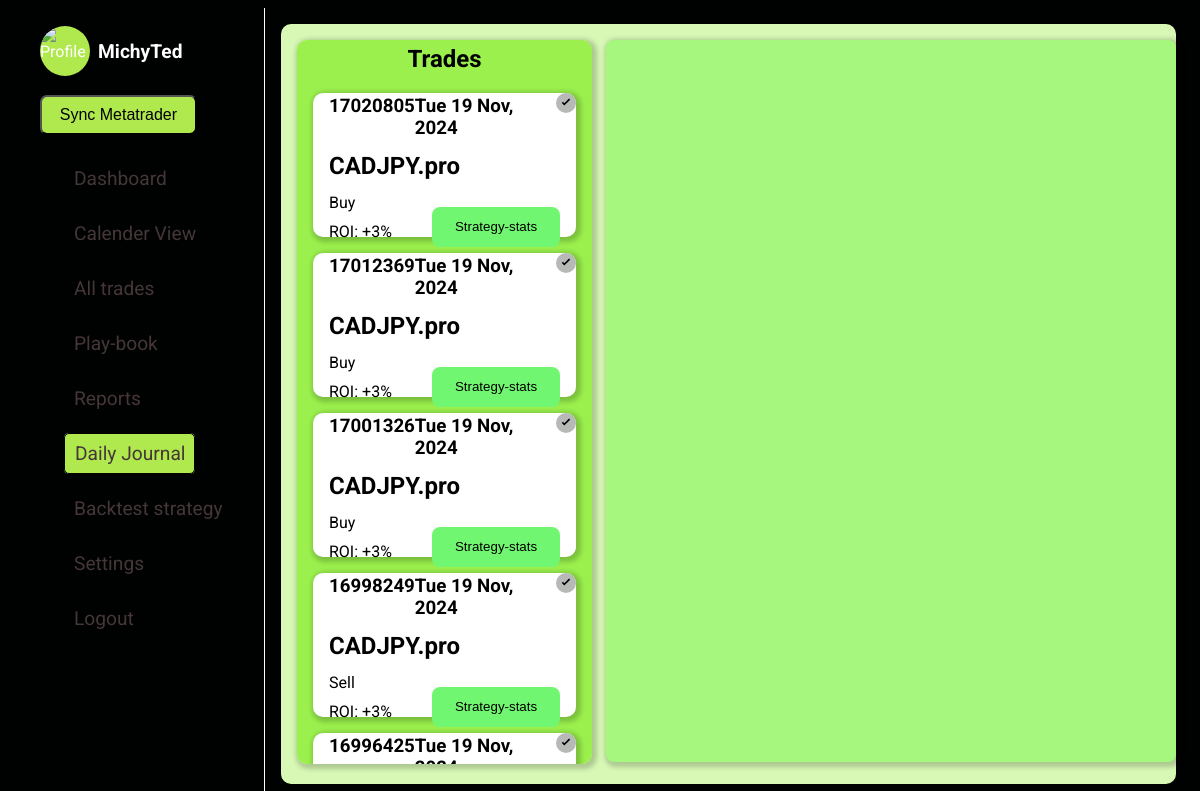
The page /daily-journal (signed in) on the database its author committed.
### forexJournal/models.py (models this page shows, shortened)
class TradesModel(models.Model):
    user = models.ForeignKey(settings.AUTH_USER_MODEL, on_delete=models.CASCADE, related_name="trades", default=1)
    ticket = models.IntegerField(null=False, unique=True)
    opening_time = models.DateTimeField()
    closing_time = models.DateTimeField()
    order_type = models.CharField(null=False, blank=False, max_length=10)
    lot_size = models.DecimalField(decimal_places=4, max_digits=7)
    original_position_size = models.DecimalField(decimal_places=4, max_digits=7)
    symbol = models.CharField(max_length=20)
    opening_price = models.DecimalField(decimal_places=6, max_digits=12)
    closing_price = models.DecimalField(decimal_places=6, max_digits=12)
    stop_loss = models.DecimalField(decimal_places=6, max_digits=12)
    take_profit = models.DecimalField(decimal_places=6, max_digits=12)
    commission_usd = models.DecimalField(decimal_places=4, max_digits=8)
    swap_usd = models.DecimalField(decimal_places=3, max_digits=8)
    profit_usd = models.DecimalField(decimal_places=3, max_digits=20)
    equity_usd = models.CharField(max_length=10)
    margin_level = models.CharField(max_length=10)
    close_reason = models.CharField(max_length=10)
    strategy = models.ForeignKey(StrategyModel, on_delete=models.SET_NULL, null=True, blank=True)
    profit_target = models.DecimalField(max_digits=20, decimal_places=6, null=True, blank=True)
    stop_loss_value = models.DecimalField(max_digits=20, decimal_places=6, null=True, blank=True)
    tags = models.CharField(max_length=50, null=True, blank=True)
    planned_R_Multiple = models.DecimalField(max_digits=5, decimal_places=2, null=True, blank=True)
    notes = models.TextField(null=True, blank=True)

### forexJournal/views.py (the view)
# urls.py: path("daily-journal", views.dailyJournal, name="daily-journal"),
@login_required
def dailyJournal(request):
    logged_in_user = request.user
    trades = TradesModel.objects.filter(user=logged_in_user).order_by("-id")
    trades_dict = trades.values()
    context = {
        "trades": trades_dict
    }
    return render(request, f"{PATH}/dailyJournal.html", context)

### forexJournal/templates/forexJournal/dailyJournal.html (shortened to what this page needs)
{% extends "base.html" %}
{% load static %}
{% block css_files %}
    <link rel="stylesheet" href="{% static 'forexJournal/dailyJournal.css' %}">
    <link href="https://cdn.jsdelivr.net/npm/quill@2.0.2/dist/quill.snow.css" rel="stylesheet" />
{% endblock css_files %}
{% block content %}
    <main>
        <div class="container">
            <h2 class="head-text">Trades</h2>
            <ul class="list-items">
                {% for trade in trades %}
                    <li class="trade-card" data-trade-id="{{ trade.ticket }}" data-trade-profit="{{ trade.profit_usd}}" data-trade-symbol="{{ trade.symbol }}">
                        {% if trade.notes %}
                            <div class="verified-badge">
                                <svg  width="20" height="20" viewBox="0 0 24 24" fill="none" xmlns="http://www.w3.org/2000/svg">
                                    <circle id="" cx="12" cy="12" r="12" fill="lightblue" />
                                    <path d="M10 15l-3-3 1.41-1.41L10 12.17l5.59-5.59L17 8l-7 7z" fill="#000" />
                                </svg>
                            </div>
                        {% else %}
                            <div class="verified-badge">
                                <svg width="20" height="20" viewBox="0 0 24 24" fill="none" xmlns="http://www.w3.org/2000/svg">
                                    <circle cx="12" cy="12" r="12" fill="#b7b9b7" />
                                    <path d="M10 15l-3-3 1.41-1.41L10 12.17l5.59-5.59L17 8l-7 7z" fill="#000" />
                                </svg>
                            </div>
                        {% endif %}
                        <div class="head-items">
                            <h3>{{ trade.ticket}}</h3>
                            <h3 class="date">{{ trade.opening_time|date:"D d M, Y"}}</h3>
                        </div>
                        <h2>{{ trade.symbol }}</h2>
                        <p>{{ trade.order_type|title }}</p>
                        <div class="ending">
                            <p>ROI: +3%</p>
                            <button>Strategy-stats</button>
                        </div>
                    </li>
                {% endfor %}
            </ul>
        </div>
        <div class="journal-area">
        </div>
    </main>
{% endblock content %}

### templates/base.html (shortened to what this page needs)
{% load static %}
<!DOCTYPE html>
<html lang="en">
<head>
    {% block css_files %}{% endblock  %}
    <link rel="stylesheet" href="{% static 'base.css' %}">
    <link rel="stylesheet" href="https://cdnjs.cloudflare.com/ajax/libs/font-awesome/6.5.2/css/all.min.css" />
</head>
<body>
    <section id="first-part">
        <div id="profile">
            <img src="{% static 'forexJournal/images/3d-portrait-businessman.jpg' %}" alt="Profile">
            <h2>{{ user }}</h2>
        </div>
        <button type="button" class="new-trade">Sync Metatrader</button>
        <ul>
            <li class="try"><a href="{% url "forex" %}" class="active" id="dashboard">Dashboard</a></li>
            <li><a href="{% url "All_trades" %}" id="all_trades" class="active">Calender View</a></li>
            <li><a href="{% url "journal" %}" id="journalss" class="active">All trades</a></li>
            <li><a href="{% url "playBook" %}" id="Play_book" class="active">Play-book</a></li>
            <li><a href="{% url "reports" %}" id="reports" class="active">Reports</a></li>
            <li><a href="{% url "daily-journal" %}" id="daily-journal" class="active">Daily Journal</a></li>
            <li><a href="{% url "backtest" %}" id="backtest" class="active">Backtest strategy</a></li>
            <li><a href="{% url "settings" %}" id="settings" class="active">Settings</a></li>
            <li class="logout"><a href="{% url 'logout' %}">Logout</a></li>
        </ul>
    </section>
    {% block content %}
    {% endblock  %}
</body>
</html>

### forexJournal/static/forexJournal/dailyJournal.css (style rules this page uses)
body { font-family: "Roboto", sans-serif; overflow: hidden; color: black; }
#first-part { border-right: 1px solid white; }
main { background: rgb(216, 249, 181); margin: 1rem; margin-bottom: 1rem; height: 95vh; display: flex; gap: 14px; border-radius: 10px; }
.container { margin-top: 1rem; background: #9bf04d; border-radius: 10px; width: 30%; margin-left: 1rem; padding: 1rem; height: 91%; box-shadow: 2px 2px 5px 3px rgba(0, 0, 0, 0.2); overflow: auto; }
.head-text { text-align: center; margin-top: -0.7rem; color: black; }
.list-items { position: relative; color: black; list-style: none; display: flex; flex-direction: column; gap: 1rem; }
.head-items { display: flex; justify-content: space-between; margin-top: -2rem; }
.list-items li { position: relative; margin-left: -2.5rem; border-radius: 10px; padding: 1rem; height: 7rem; background: white; box-shadow: 2px 2px 5px 3px rgba(0, 0, 0, 0.2); transition: transform 0.3s ease-in-out; }
.list-items li h2, .list-items li p { margin-top: -0.4rem; }
.ending { display: flex; justify-content: space-between; align-items: center; }
.ending button { margin-top: -2rem; height: 2.5rem; width: 8rem; border-radius: 8px; background: rgb(113, 246, 113); border: none; cursor: pointer; transition: transform 0.3s ease; }
.verified-badge { position: absolute; top: 0px; right: -4px; width: 24px; height: 24px; }
.head-items .date { padding-right: 0.7rem; }
.journal-area { background: rgb(166, 247, 125); margin: 1rem 0; width: 65%; height: 95%; border-radius: 8px; box-shadow: 2px 2px 5px 3px rgba(0, 0, 0, 0.2); }

### static/base.css (style rules this page uses)
:root { --main-color:#000101; --divBack: hsl(207, 35%, 10%); --selectedColor: #B0E94E; --selectedColor2: #efef05; }
body { color: white; background: var(--main-color); height: 100vh; display: grid; grid-template-columns: 0.8fr 4fr ; }
#first-part { width: 14rem; padding: 1rem; height: 100vh; }
#profile { display: flex; align-items: center; padding-left: 1rem; }
#profile img { margin-right: 2rem; object-fit: cover; object-position: top; width: 50px; height: 50px; border-radius: 50%; background: var(--selectedColor); }
#profile h2 { font-size: 1.2rem; margin-left: -1.5rem; }
.new-trade { width: 70%; height: 2.5rem; margin-left: 1rem; margin-top: 1rem; background-color: var(--selectedColor); font-size: 1rem; border-radius: 7px; }
#first-part ul { list-style: none; margin-top: 2rem; height: 15rem; }
#first-part li { margin-top: 2rem; }
#first-part a { text-decoration: none; color: rgb(69, 55, 55); font-size: 1.2rem; padding-left: 10px; }
li .active { border: 1px solid black; background: var(--selectedColor); padding: 0.5rem; border-radius: 5px; }

### rows shown on the page
TradesModel: ticket "17020805", opening_time "Tue 19 Nov, 2024", symbol "CADJPY.pro", order_type "Buy"
TradesModel: ticket "17012369", opening_time "Tue 19 Nov, 2024", symbol "CADJPY.pro", order_type "Buy"
TradesModel: ticket "17001326", opening_time "Tue 19 Nov, 2024", symbol "CADJPY.pro", order_type "Buy"
TradesModel: ticket "16998249", opening_time "Tue 19 Nov, 2024", symbol "CADJPY.pro", order_type "Sell"
TradesModel: ticket "16996425", opening_time "Tue 19 Nov,…"

### other values the page prints
{{ user }} "MichyTed"
